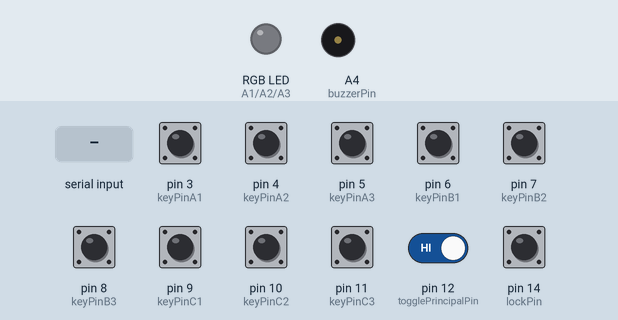
A sketch run on a simulated Arduino Uno, built with avr-gcc and run on an emulated ATmega328P. Parts: an RGB LED mixed from three pins (HIGH = lit), buzzer (waves = sounding). The inputs (shaded band) are chosen by the test bench; at power-on: pin 3 (keyPinA1), pin 4 (keyPinA2), pin 5 (keyPinA3), pin 6 (keyPinB1), pin 7 (keyPinB2), pin 8 (keyPinB3), pin 9 (keyPinC1), pin 10 (keyPinC2), pin 11 (keyPinC3), pin 12 (togglePrincipalPin), pin 14 (lockPin) HIGH. What the sketch prints to the serial monitor is not drawn.

Above: at 1.2 s.
1.3 s: "$BEEP" received over Serial
At 1.58 s:
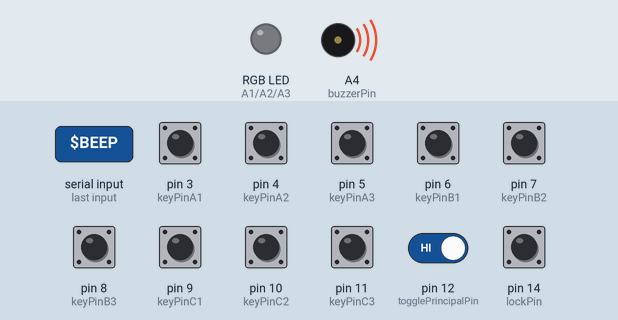
3.2 s: pin 3 (keyPinA1) pulled LOW for 0.15 s
4.8 s: pin 6 (keyPinB1) pulled LOW for 0.15 s
6.4 s: pin 9 (keyPinC1) pulled LOW for 0.15 s
8.0 s: pin 12 (togglePrincipalPin) driven LOW
9.9 s: pin 14 (lockPin) pulled LOW for 0.15 s
Timing chart, 0 to 12.5 s (numbered marks = the images above; inputs shaded):
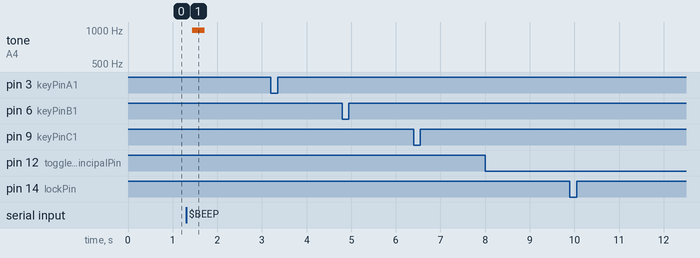

Measured:
- after the input at 1.3 s, tone on A4 (buzzerPin): silent → 993 Hz after 0.14 s, → silent 0.28 s later
- after the input at 3.2 s, every drawn part: stays the same
- after the input at 4.8 s, every drawn part: stays the same
- after the input at 6.4 s, every drawn part: stays the same
- after the input at 8.0 s, every drawn part: stays the same
- after the input at 9.9 s, every drawn part: stays the same

The sketch:

keypadx_v0.5.0.ino
```cpp
//**********************************
// Firmware version
const String VERSION = "0.5.0";
const String DEVICE_INFO = "KeypadX_160318";
//**********************************

int keyPinA1 = 3;
int keyPinA2 = 4;
int keyPinA3 = 5;

int keyPinB1 = 6;
int keyPinB2 = 7;
int keyPinB3 = 8;

int keyPinC1 = 9;
int keyPinC2 = 10;
int keyPinC3 = 11;

int togglePrincipalPin = 12;
int buzzerPin = A4;

// Lock variables
int lockPin = 14;
int lockCache = -1;

// RGB LED variables
int ledRedPin = A1;
int ledBluePin = A3;
int ledGreenPin = A2;
int RED, GREEN, BLUE = 0;

void setup()
{
	Serial.begin(115200);
	Serial.setTimeout(100);

	pinMode(keyPinA1, INPUT_PULLUP);
	pinMode(keyPinA2, INPUT_PULLUP);
	pinMode(keyPinA3, INPUT_PULLUP);

	pinMode(keyPinB1, INPUT_PULLUP);
	pinMode(keyPinB2, INPUT_PULLUP);
	pinMode(keyPinB3, INPUT_PULLUP);

	pinMode(keyPinC1, INPUT_PULLUP);
	pinMode(keyPinC2, INPUT_PULLUP);
	pinMode(keyPinC3, INPUT_PULLUP);

	pinMode(togglePrincipalPin, INPUT_PULLUP);
	pinMode(lockPin, INPUT_PULLUP);

	pinMode(ledRedPin, OUTPUT);
	pinMode(ledBluePin, OUTPUT);
	pinMode(ledGreenPin, OUTPUT);

	pinMode(buzzerPin, OUTPUT);
}

void loop()
{
	handleKeys();
	refreshLED();
}

void readSerial()
{
	if(Serial)
	{
		String value = Serial.readString();

		if(value == "$FW")
		{
			Serial.println("$FW_VERSION:" + VERSION);
			return;
		}
		else if(value == "$BEEP")
		{
			beep();
			return;
		}
		else
		{
			char charBuf[15];
			value.toCharArray(charBuf, 15);
			char* valPosition = strtok(charBuf, ";");

			while (valPosition != NULL)
			{
				char colorName;
				String num = String(valPosition);
				colorName = num[0];
				num.remove(0,1);

				if(colorName == 'R')
				{
					RED = num.toInt();
				}
				else if(colorName == 'G')
				{
					GREEN = num.toInt();
				}
				else if(colorName == 'B')
				{
					BLUE = num.toInt();
				}

				valPosition = strtok(NULL, ";");
			}
		}
	}
}

void handleKeys()
{
	if(!digitalRead(togglePrincipalPin))
	{
		Serial.println("$TOGGLEPRINCIPAL");
		touchDelay();
	}
	else
	{
		if(!digitalRead(keyPinA1))
		{
			Serial.println("A1");
			touchDelay();
		}
		if(!digitalRead(keyPinA2))
		{
			Serial.println("A2");
			touchDelay();
		}
		if(!digitalRead(keyPinA3))
		{
			Serial.println("A3");
			touchDelay();
		}
		if(!digitalRead(keyPinB1))
		{
			Serial.println("B1");
			touchDelay();
		}
		if(!digitalRead(keyPinB2))
		{
			Serial.println("B2");
			touchDelay();
		}
		if(!digitalRead(keyPinB3))
		{
			Serial.println("B3");
			touchDelay();
		}
		if(!digitalRead(keyPinC1))
		{
			Serial.println("C1");
			touchDelay();
		}
		if(!digitalRead(keyPinC2))
		{
			Serial.println("C2");
			touchDelay();
		}
		if(!digitalRead(keyPinC3))
		{
			Serial.println("C3");
			touchDelay();
		}
	}

	int lock = !digitalRead(lockPin);
	if(lock != lockCache)
	{
		if(lock == 0)
		{
			Serial.println("$UNLOCK");
		}
		else
		{
			Serial.println("$LOCK");
		}
		lockCache = lock;
		touchDelay();
	}
}

void refreshLED()
{
	readSerial();

	analogWrite(ledRedPin, RED);
	analogWrite(ledGreenPin, GREEN);
	analogWrite(ledBluePin, BLUE);
}

void beep()
{
	for (int i = 0; i < 250; i++)
	{
		digitalWrite(buzzerPin, HIGH);
		delayMicroseconds(500);
		digitalWrite(buzzerPin, LOW);
		delayMicroseconds(500);
	}
}

void touchDelay()
{
	delay(50);
}
```
